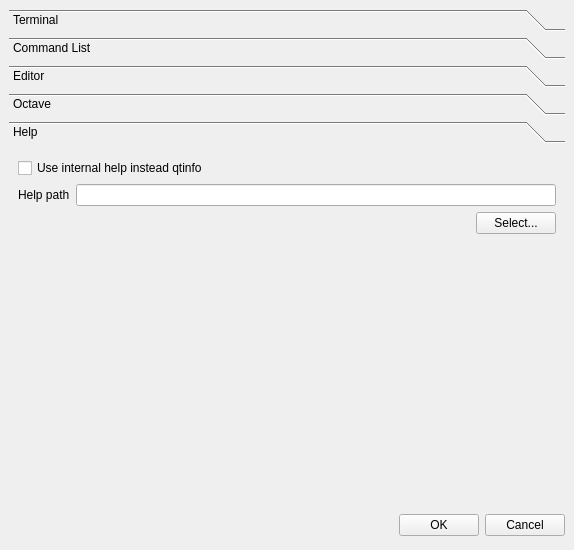
<?xml version="1.0" encoding="UTF-8"?>
<ui version="4.0">
 <class>GeneralMenu</class>
 <widget class="QDialog" name="GeneralMenu">
  <property name="geometry">
   <rect>
    <x>0</x>
    <y>0</y>
    <width>574</width>
    <height>550</height>
   </rect>
  </property>
  <property name="windowTitle">
   <string>General Menu</string>
  </property>
  <property name="windowIcon">
   <iconset>
    <normaloff/>
   </iconset>
  </property>
  <layout class="QVBoxLayout">
   <property name="spacing">
    <number>0</number>
   </property>
   <property name="margin">
    <number>9</number>
   </property>
   <item>
    <widget class="QToolBox" name="toolBox">
     <property name="currentIndex">
      <number>4</number>
     </property>
     <widget class="QWidget" name="terminal_page">
      <property name="geometry">
       <rect>
        <x>0</x>
        <y>0</y>
        <width>710</width>
        <height>168</height>
       </rect>
      </property>
      <attribute name="label">
       <string>Terminal</string>
      </attribute>
      <layout class="QVBoxLayout">
       <property name="spacing">
        <number>6</number>
       </property>
       <property name="margin">
        <number>9</number>
       </property>
       <item>
        <layout class="QHBoxLayout">
         <property name="spacing">
          <number>6</number>
         </property>
         <property name="margin">
          <number>0</number>
         </property>
         <item>
          <widget class="QLabel" name="font_text_label">
           <property name="sizePolicy">
            <sizepolicy hsizetype="Fixed" vsizetype="Fixed">
             <horstretch>0</horstretch>
             <verstretch>0</verstretch>
            </sizepolicy>
           </property>
           <property name="text">
            <string>Font:</string>
           </property>
          </widget>
         </item>
         <item>
          <widget class="QLabel" name="font_label">
           <property name="sizePolicy">
            <sizepolicy hsizetype="Fixed" vsizetype="Fixed">
             <horstretch>0</horstretch>
             <verstretch>0</verstretch>
            </sizepolicy>
           </property>
           <property name="text">
            <string>TextLabel</string>
           </property>
          </widget>
         </item>
         <item>
          <widget class="QPushButton" name="font_button">
           <property name="text">
            <string>Select Font</string>
           </property>
          </widget>
         </item>
        </layout>
       </item>
       <item>
        <layout class="QHBoxLayout">
         <property name="spacing">
          <number>6</number>
         </property>
         <property name="margin">
          <number>0</number>
         </property>
         <item>
          <widget class="QLabel" name="color_text_label">
           <property name="text">
            <string>Color:</string>
           </property>
          </widget>
         </item>
         <item>
          <widget class="QPushButton" name="color_label">
           <property name="sizePolicy">
            <sizepolicy hsizetype="Fixed" vsizetype="Fixed">
             <horstretch>0</horstretch>
             <verstretch>0</verstretch>
            </sizepolicy>
           </property>
           <property name="text">
            <string>QtOctave Terminal example</string>
           </property>
          </widget>
         </item>
         <item>
          <widget class="QPushButton" name="error_example_label">
           <property name="text">
            <string>Error example</string>
           </property>
          </widget>
         </item>
         <item>
          <widget class="QPushButton" name="error_button">
           <property name="text">
            <string>Error</string>
           </property>
          </widget>
         </item>
         <item>
          <widget class="QPushButton" name="background_button">
           <property name="text">
            <string>Background</string>
           </property>
          </widget>
         </item>
         <item>
          <widget class="QPushButton" name="foreground_button">
           <property name="text">
            <string>Foreground</string>
           </property>
          </widget>
         </item>
        </layout>
       </item>
       <item>
        <layout class="QHBoxLayout">
         <property name="spacing">
          <number>6</number>
         </property>
         <property name="margin">
          <number>0</number>
         </property>
         <item>
          <widget class="QLabel" name="max_line_label">
           <property name="text">
            <string>Maximum number of lines in terminal:</string>
           </property>
          </widget>
         </item>
         <item>
          <widget class="QLineEdit" name="max_line_num_lineEdit"/>
         </item>
        </layout>
       </item>
       <item>
        <layout class="QHBoxLayout">
         <property name="spacing">
          <number>6</number>
         </property>
         <property name="margin">
          <number>0</number>
         </property>
         <item>
          <widget class="QLabel" name="max_col_label">
           <property name="text">
            <string>Max number of columns in terminal:</string>
           </property>
          </widget>
         </item>
         <item>
          <widget class="QLineEdit" name="max_col_in_terminal_lineEdit"/>
         </item>
        </layout>
       </item>
       <item>
        <widget class="QCheckBox" name="show_ide_commands_checkBox">
         <property name="text">
          <string>Show QtOctave IDE commands</string>
         </property>
        </widget>
       </item>
       <item>
        <spacer>
         <property name="orientation">
          <enum>Qt::Vertical</enum>
         </property>
         <property name="sizeHint" stdset="0">
          <size>
           <width>692</width>
           <height>77</height>
          </size>
         </property>
        </spacer>
       </item>
      </layout>
     </widget>
     <widget class="QWidget" name="command_list_page">
      <property name="geometry">
       <rect>
        <x>0</x>
        <y>0</y>
        <width>206</width>
        <height>46</height>
       </rect>
      </property>
      <attribute name="label">
       <string>Command List</string>
      </attribute>
      <layout class="QVBoxLayout" name="verticalLayout">
       <item>
        <layout class="QHBoxLayout" name="horizontalLayout">
         <item>
          <widget class="QLabel" name="label_2">
           <property name="text">
            <string>Max. number of commands</string>
           </property>
          </widget>
         </item>
         <item>
          <widget class="QLineEdit" name="lines_in_history_lineEdit"/>
         </item>
        </layout>
       </item>
       <item>
        <spacer name="verticalSpacer">
         <property name="orientation">
          <enum>Qt::Vertical</enum>
         </property>
         <property name="sizeHint" stdset="0">
          <size>
           <width>20</width>
           <height>355</height>
          </size>
         </property>
        </spacer>
       </item>
      </layout>
     </widget>
     <widget class="QWidget" name="editor_page">
      <property name="geometry">
       <rect>
        <x>0</x>
        <y>0</y>
        <width>315</width>
        <height>488</height>
       </rect>
      </property>
      <attribute name="label">
       <string>Editor</string>
      </attribute>
      <layout class="QVBoxLayout">
       <property name="spacing">
        <number>6</number>
       </property>
       <property name="margin">
        <number>9</number>
       </property>
       <item>
        <widget class="QCheckBox" name="use_external_editor">
         <property name="text">
          <string>Use external editor</string>
         </property>
        </widget>
       </item>
       <item>
        <layout class="QHBoxLayout">
         <property name="spacing">
          <number>6</number>
         </property>
         <property name="margin">
          <number>0</number>
         </property>
         <item>
          <widget class="QLabel" name="editor_label">
           <property name="text">
            <string>External editor</string>
           </property>
          </widget>
         </item>
         <item>
          <widget class="QLineEdit" name="editor_lineEdit"/>
         </item>
        </layout>
       </item>
       <item>
        <layout class="QHBoxLayout">
         <property name="spacing">
          <number>6</number>
         </property>
         <property name="margin">
          <number>0</number>
         </property>
         <item>
          <spacer>
           <property name="orientation">
            <enum>Qt::Horizontal</enum>
           </property>
           <property name="sizeHint" stdset="0">
            <size>
             <width>40</width>
             <height>20</height>
            </size>
           </property>
          </spacer>
         </item>
         <item>
          <widget class="QPushButton" name="editor_select_button">
           <property name="text">
            <string>Select...</string>
           </property>
          </widget>
         </item>
        </layout>
       </item>
       <item>
        <widget class="QGroupBox" name="groupBox">
         <property name="title">
          <string>Internal Editor</string>
         </property>
         <layout class="QVBoxLayout">
          <item>
           <widget class="QGroupBox" name="groupBox_3">
            <property name="title">
             <string>Font</string>
            </property>
            <layout class="QVBoxLayout">
             <item>
              <widget class="QLabel" name="textEditFont_label">
               <property name="text">
                <string>Font:</string>
               </property>
              </widget>
             </item>
             <item>
              <layout class="QHBoxLayout">
               <item>
                <spacer>
                 <property name="orientation">
                  <enum>Qt::Horizontal</enum>
                 </property>
                 <property name="sizeHint" stdset="0">
                  <size>
                   <width>40</width>
                   <height>20</height>
                  </size>
                 </property>
                </spacer>
               </item>
               <item>
                <widget class="QPushButton" name="textEditFont_pushButton">
                 <property name="text">
                  <string>Select Font</string>
                 </property>
                </widget>
               </item>
              </layout>
             </item>
            </layout>
           </widget>
          </item>
          <item>
           <widget class="QGroupBox" name="aautoindent_groupBox">
            <property name="title">
             <string>Automatic indention</string>
            </property>
            <layout class="QVBoxLayout">
             <item>
              <widget class="QRadioButton" name="no_autoindent_radioButton">
               <property name="text">
                <string>No indention</string>
               </property>
              </widget>
             </item>
             <item>
              <widget class="QRadioButton" name="autoindent_radioButton">
               <property name="text">
                <string>Automatic indention</string>
               </property>
               <property name="checked">
                <bool>true</bool>
               </property>
              </widget>
             </item>
             <item>
              <widget class="QRadioButton" name="autoindent_statements_radioButton">
               <property name="toolTip">
                <string>&lt;html&gt;&lt;head&gt;&lt;meta name=&quot;qrichtext&quot; content=&quot;1&quot; /&gt;&lt;style type=&quot;text/css&quot;&gt;
p, li { white-space: pre-wrap; }
&lt;/style&gt;&lt;/head&gt;&lt;body style=&quot; font-family:'Sans Serif'; font-size:10pt; font-weight:400; font-style:normal;&quot;&gt;
&lt;p style=&quot; margin-top:0px; margin-bottom:0px; margin-left:0px; margin-right:0px; -qt-block-indent:0; text-indent:0px;&quot;&gt;Automatic indention for while, if, for, switch, do and try statements.&lt;/p&gt;&lt;/body&gt;&lt;/html&gt;</string>
               </property>
               <property name="text">
                <string>Automatic indention for statements</string>
               </property>
              </widget>
             </item>
            </layout>
           </widget>
          </item>
          <item>
           <widget class="QGroupBox" name="groupBox_2">
            <property name="title">
             <string>Other features</string>
            </property>
            <layout class="QVBoxLayout">
             <item>
              <widget class="QCheckBox" name="syntaxHighlighting_checkBox">
               <property name="text">
                <string>Syntax highlighting</string>
               </property>
               <property name="checked">
                <bool>true</bool>
               </property>
              </widget>
             </item>
             <item>
              <widget class="QCheckBox" name="bracketsMatch_checkBox">
               <property name="toolTip">
                <string>&lt;html&gt;&lt;head&gt;&lt;meta name=&quot;qrichtext&quot; content=&quot;1&quot; /&gt;&lt;style type=&quot;text/css&quot;&gt;
p, li { white-space: pre-wrap; }
&lt;/style&gt;&lt;/head&gt;&lt;body style=&quot; font-family:'Sans Serif'; font-size:10pt; font-weight:400; font-style:normal;&quot;&gt;
&lt;p style=&quot; margin-top:0px; margin-bottom:0px; margin-left:0px; margin-right:0px; -qt-block-indent:0; text-indent:0px;&quot;&gt;Brackets pair are iluminated when cursor is over one of them.&lt;/p&gt;&lt;/body&gt;&lt;/html&gt;</string>
               </property>
               <property name="text">
                <string>Brackets match</string>
               </property>
               <property name="checked">
                <bool>true</bool>
               </property>
              </widget>
             </item>
             <item>
              <widget class="QCheckBox" name="autoCompletion_checkBox">
               <property name="toolTip">
                <string>&lt;html&gt;&lt;head&gt;&lt;meta name=&quot;qrichtext&quot; content=&quot;1&quot; /&gt;&lt;style type=&quot;text/css&quot;&gt;
p, li { white-space: pre-wrap; }
&lt;/style&gt;&lt;/head&gt;&lt;body style=&quot; font-family:'Sans Serif'; font-size:10pt; font-weight:400; font-style:normal;&quot;&gt;
&lt;p style=&quot; margin-top:0px; margin-bottom:0px; margin-left:0px; margin-right:0px; -qt-block-indent:0; text-indent:0px;&quot;&gt;When the user starts typing a word, it suggests possible ways of completing the word.&lt;/p&gt;&lt;/body&gt;&lt;/html&gt;</string>
               </property>
               <property name="text">
                <string>Auto-completion</string>
               </property>
               <property name="checked">
                <bool>true</bool>
               </property>
              </widget>
             </item>
             <item>
              <widget class="QCheckBox" name="simple_rcs_checkBox">
               <property name="text">
                <string>Simple RCS (Revision Control System)</string>
               </property>
               <property name="checked">
                <bool>true</bool>
               </property>
               <property name="tristate">
                <bool>false</bool>
               </property>
              </widget>
             </item>
            </layout>
           </widget>
          </item>
         </layout>
        </widget>
       </item>
       <item>
        <spacer>
         <property name="orientation">
          <enum>Qt::Vertical</enum>
         </property>
         <property name="sizeHint" stdset="0">
          <size>
           <width>20</width>
           <height>40</height>
          </size>
         </property>
        </spacer>
       </item>
      </layout>
     </widget>
     <widget class="QWidget" name="octave">
      <property name="geometry">
       <rect>
        <x>0</x>
        <y>0</y>
        <width>556</width>
        <height>349</height>
       </rect>
      </property>
      <attribute name="label">
       <string>Octave</string>
      </attribute>
      <layout class="QVBoxLayout">
       <property name="spacing">
        <number>6</number>
       </property>
       <property name="margin">
        <number>9</number>
       </property>
       <item>
        <layout class="QHBoxLayout">
         <item>
          <widget class="QLabel" name="octave_path_label">
           <property name="text">
            <string>Octave Path</string>
           </property>
          </widget>
         </item>
         <item>
          <widget class="QLineEdit" name="octave_path_lineEdit"/>
         </item>
         <item>
          <widget class="QPushButton" name="octave_path_pushButton">
           <property name="text">
            <string>Select...</string>
           </property>
          </widget>
         </item>
        </layout>
       </item>
       <item>
        <layout class="QHBoxLayout">
         <property name="spacing">
          <number>6</number>
         </property>
         <property name="margin">
          <number>0</number>
         </property>
         <item>
          <layout class="QHBoxLayout">
           <property name="spacing">
            <number>6</number>
           </property>
           <property name="margin">
            <number>9</number>
           </property>
           <item>
            <widget class="QLabel" name="octaveArgs_lbl">
             <property name="text">
              <string>Octave arguments</string>
             </property>
            </widget>
           </item>
           <item>
            <widget class="QLineEdit" name="octaveArgs_lineEdit"/>
           </item>
          </layout>
         </item>
        </layout>
       </item>
       <item>
        <layout class="QVBoxLayout">
         <property name="spacing">
          <number>6</number>
         </property>
         <property name="margin">
          <number>9</number>
         </property>
         <item>
          <widget class="QLabel" name="octaveDir_label">
           <property name="text">
            <string>Folders:</string>
           </property>
          </widget>
         </item>
         <item>
          <widget class="QListWidget" name="octaveDir_list"/>
         </item>
         <item>
          <layout class="QHBoxLayout">
           <property name="spacing">
            <number>6</number>
           </property>
           <property name="margin">
            <number>0</number>
           </property>
           <item>
            <widget class="QPushButton" name="octaveDirAdd_button">
             <property name="text">
              <string>Add</string>
             </property>
            </widget>
           </item>
           <item>
            <widget class="QPushButton" name="octaveDirRem_button">
             <property name="text">
              <string>Delete</string>
             </property>
            </widget>
           </item>
          </layout>
         </item>
        </layout>
       </item>
       <item>
        <widget class="QGroupBox" name="groupBox_4">
         <property name="title">
          <string>Easy Plot</string>
         </property>
         <layout class="QGridLayout">
          <item row="0" column="0">
           <widget class="QCheckBox" name="easy_plot_checkBox">
            <property name="text">
             <string>Use Easy Plot</string>
            </property>
           </widget>
          </item>
          <item row="1" column="0">
           <widget class="QLabel" name="label">
            <property name="text">
             <string>Easy Plot Path:</string>
            </property>
           </widget>
          </item>
          <item row="1" column="1">
           <widget class="QLineEdit" name="easy_plot_path_lineEdit"/>
          </item>
          <item row="1" column="2">
           <widget class="QPushButton" name="easy_plot_path_pushButton">
            <property name="text">
             <string>Select...</string>
            </property>
           </widget>
          </item>
         </layout>
        </widget>
       </item>
      </layout>
     </widget>
     <widget class="QWidget" name="help_page">
      <property name="geometry">
       <rect>
        <x>0</x>
        <y>0</y>
        <width>556</width>
        <height>349</height>
       </rect>
      </property>
      <attribute name="label">
       <string>Help</string>
      </attribute>
      <layout class="QVBoxLayout">
       <property name="spacing">
        <number>6</number>
       </property>
       <property name="margin">
        <number>9</number>
       </property>
       <item>
        <widget class="QCheckBox" name="qtinfo_ok_checkBox">
         <property name="text">
          <string>Use internal help instead qtinfo</string>
         </property>
        </widget>
       </item>
       <item>
        <layout class="QHBoxLayout">
         <property name="spacing">
          <number>6</number>
         </property>
         <property name="margin">
          <number>0</number>
         </property>
         <item>
          <widget class="QLabel" name="help_path_label">
           <property name="text">
            <string>Help path</string>
           </property>
          </widget>
         </item>
         <item>
          <widget class="QLineEdit" name="help_path_lineEdit"/>
         </item>
        </layout>
       </item>
       <item>
        <layout class="QHBoxLayout">
         <property name="spacing">
          <number>6</number>
         </property>
         <property name="margin">
          <number>0</number>
         </property>
         <item>
          <spacer>
           <property name="orientation">
            <enum>Qt::Horizontal</enum>
           </property>
           <property name="sizeHint" stdset="0">
            <size>
             <width>40</width>
             <height>20</height>
            </size>
           </property>
          </spacer>
         </item>
         <item>
          <widget class="QPushButton" name="help_path_select_pushButton">
           <property name="text">
            <string>Select...</string>
           </property>
          </widget>
         </item>
        </layout>
       </item>
       <item>
        <spacer>
         <property name="orientation">
          <enum>Qt::Vertical</enum>
         </property>
         <property name="sizeHint" stdset="0">
          <size>
           <width>20</width>
           <height>40</height>
          </size>
         </property>
        </spacer>
       </item>
      </layout>
     </widget>
    </widget>
   </item>
   <item>
    <layout class="QHBoxLayout">
     <property name="spacing">
      <number>6</number>
     </property>
     <property name="margin">
      <number>0</number>
     </property>
     <item>
      <spacer>
       <property name="orientation">
        <enum>Qt::Horizontal</enum>
       </property>
       <property name="sizeHint" stdset="0">
        <size>
         <width>131</width>
         <height>31</height>
        </size>
       </property>
      </spacer>
     </item>
     <item>
      <widget class="QPushButton" name="okButton">
       <property name="text">
        <string>OK</string>
       </property>
      </widget>
     </item>
     <item>
      <widget class="QPushButton" name="cancelButton">
       <property name="text">
        <string>Cancel</string>
       </property>
      </widget>
     </item>
    </layout>
   </item>
  </layout>
 </widget>
 <resources/>
 <connections>
  <connection>
   <sender>okButton</sender>
   <signal>clicked()</signal>
   <receiver>GeneralMenu</receiver>
   <slot>accept()</slot>
   <hints>
    <hint type="sourcelabel">
     <x>278</x>
     <y>253</y>
    </hint>
    <hint type="destinationlabel">
     <x>96</x>
     <y>254</y>
    </hint>
   </hints>
  </connection>
  <connection>
   <sender>cancelButton</sender>
   <signal>clicked()</signal>
   <receiver>GeneralMenu</receiver>
   <slot>reject()</slot>
   <hints>
    <hint type="sourcelabel">
     <x>369</x>
     <y>253</y>
    </hint>
    <hint type="destinationlabel">
     <x>179</x>
     <y>282</y>
    </hint>
   </hints>
  </connection>
 </connections>
</ui>
